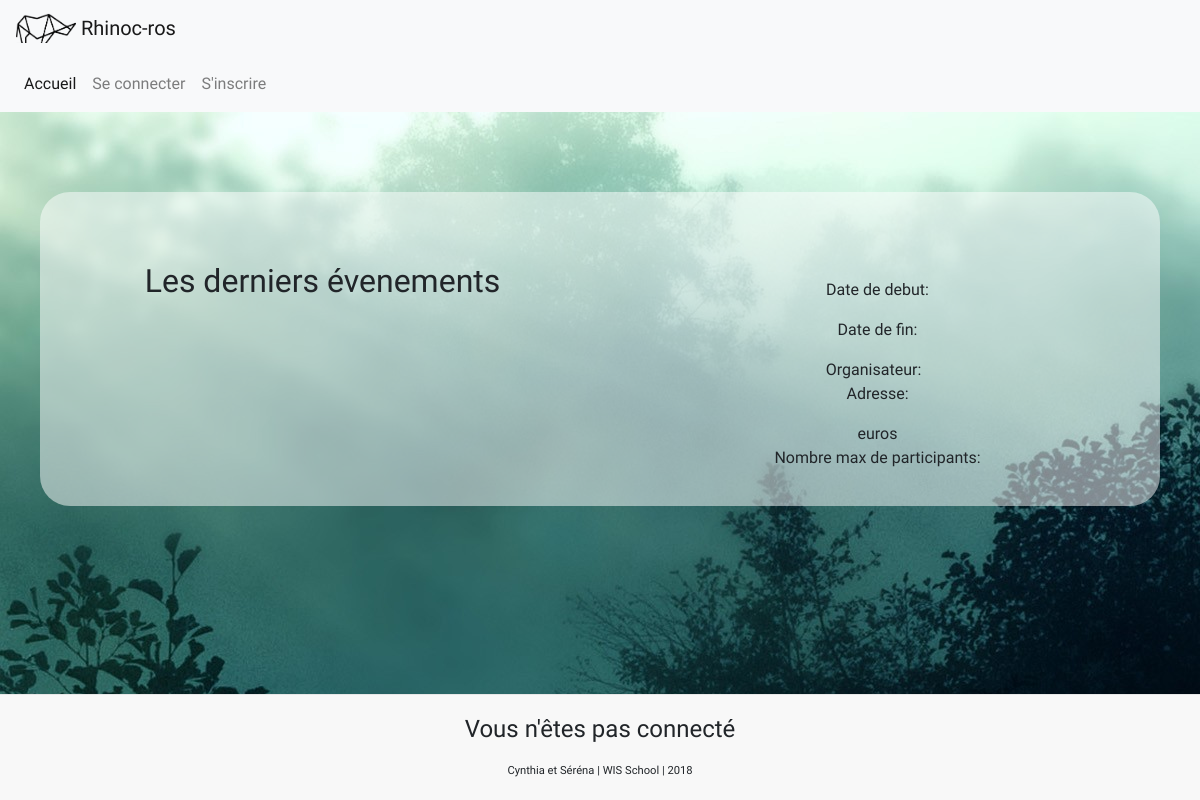
The page /info.php on the database as committed earlier.
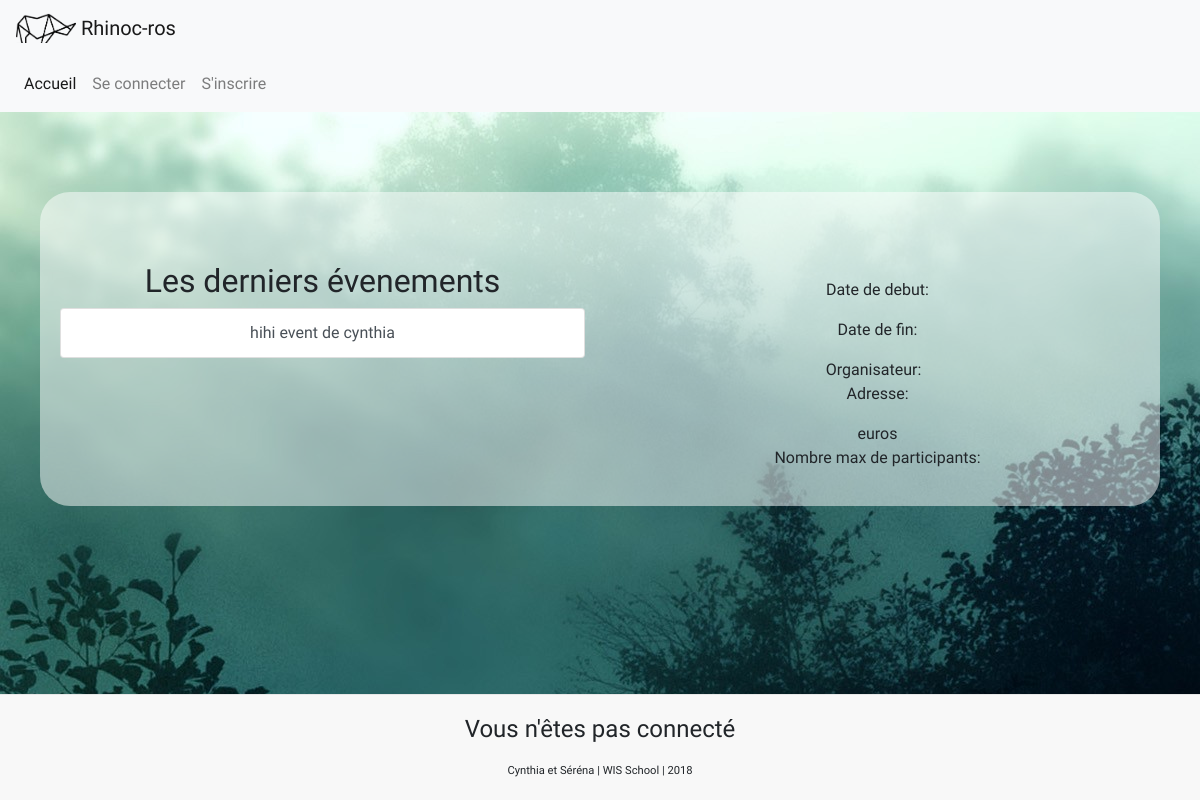
The same page on the database as committed later.
### tables this page shows
CREATE TABLE IF NOT EXISTS `events` (
  `id` int(11) NOT NULL AUTO_INCREMENT,
  `title` varchar(100) NOT NULL,
  `description` text NOT NULL,
  `date_start` datetime NOT NULL,
  `date_end` datetime NOT NULL,
  `idcreator` int(11) NOT NULL,
  `adress` text NOT NULL,
  `url` varchar(200) DEFAULT NULL,
  `date_created` datetime NOT NULL,
  `price` int(11) unsigned NOT NULL,
  `participant_number` int(11) NOT NULL,
  PRIMARY KEY (`id`)
);

### php/get_eventinfo.php (called while the page is built)
<?php
  $id = $_GET['id'];
  $sql = "SELECT *
          FROM events
          WHERE id=:id";
  $stmt = $conn->prepare($sql);
  $stmt->bindValue(":id", $id);
  $stmt->execute();
  $eventinfo = $stmt->fetch();
  ?>

### php/get_events.php (called while the page is built)
<?php
  $sql="SELECT *
        FROM events
        ORDER BY date_created DESC";
  $stmt = $conn->prepare($sql);
  $stmt->execute();
  $events = $stmt->fetchAll();
?>

### info.php (the view, shortened to what this page needs)
<?php
  include ("php/db.php");
?>
<?php include("php/get_events.php");?>
<?php include("php/get_eventinfo.php");?>
<?php include("layouts/header.php");?>
<main class="fond_blur">
<div class="row">
  <div class="col-sm-12 col-md-6">
    <h2>Les derniers évenements</h2>
    <?php
    foreach ($events as $event) {
      ?>
      <div class="list-group">
          <a  class='list-group-item list-group-item-action' href="info.php?id=<?php echo $event['id'] ?>">
            <?php echo $event['title'] ?>
          </a>
      </div>
    <?php } ?>
  </div>
    <div class="col-sm-12 col-md-6">
    <p><?php echo ("Date de debut: ") . $eventinfo["date_start"]?></p>
    <p><?php echo ("Date de fin: ") . $eventinfo["date_end"]?></p>
    <?php echo ("Organisateur: ")?>
      <a href="profil.php?iduser=<?php echo $eventinfo['idcreator'] ?>">
      </a>
    <p><?php echo ("Adresse: ") . $eventinfo["adress"]?></p>
    <div><?php echo $eventinfo["price"]?> euros </div>
    <p> <?php echo  ("Nombre max de participants: ") . $eventinfo["participant_number"]?></p>
  </div>
</div>
</main>
<?php include("layouts/footer.php");?>

Rows that differ between the two databases and show on the page:
added events: title "hihi event de cynthia"
